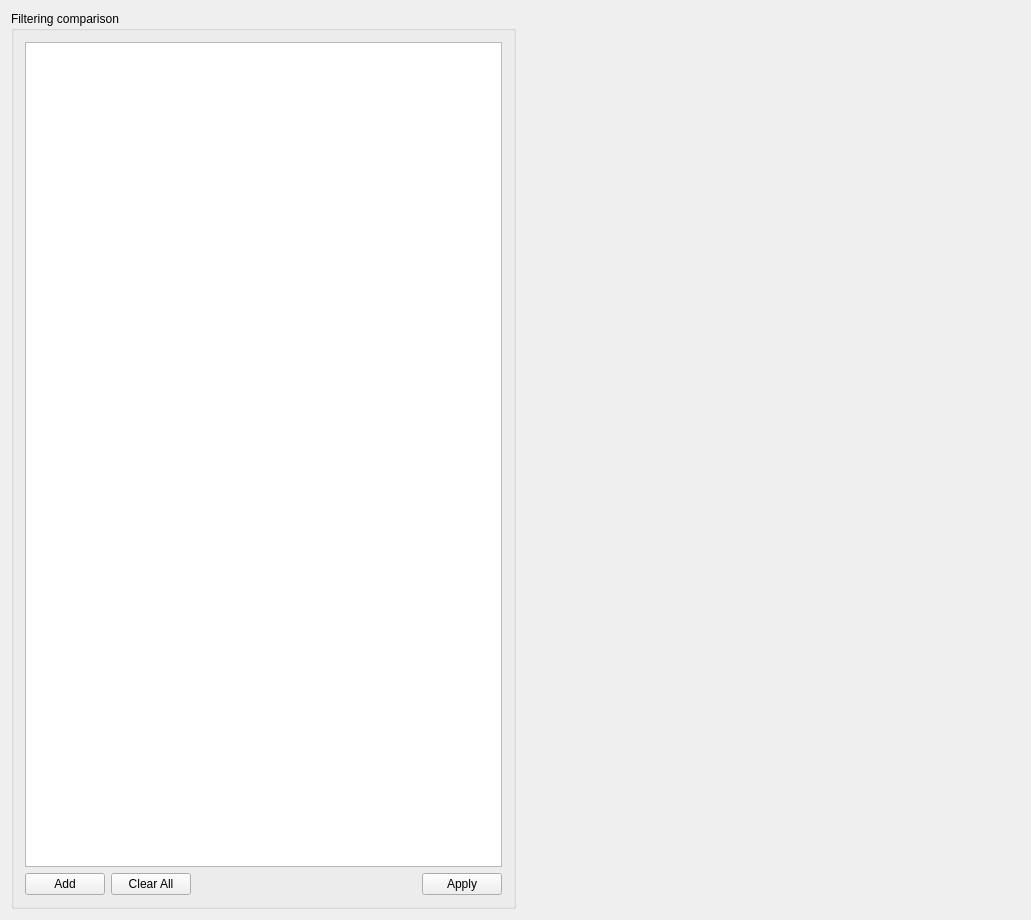
<?xml version="1.0" encoding="UTF-8"?>
<ui version="4.0">
 <class>zH0GUI</class>
 <widget class="QWidget" name="zH0GUI">
  <property name="geometry">
   <rect>
    <x>0</x>
    <y>0</y>
    <width>1031</width>
    <height>920</height>
   </rect>
  </property>
  <property name="windowTitle">
   <string>zH0</string>
  </property>
  <layout class="QVBoxLayout" name="verticalLayout_3">
   <item>
    <layout class="QVBoxLayout" name="verticalLayout_2" stretch="1,0">
     <item>
      <layout class="QGridLayout" name="signalsLayout"/>
     </item>
     <item>
      <layout class="QHBoxLayout" name="horizontalLayout_2">
       <item>
        <widget class="QGroupBox" name="groupBox">
         <property name="title">
          <string>Filtering comparison</string>
         </property>
         <layout class="QVBoxLayout" name="verticalLayout">
          <item>
           <widget class="QTableView" name="tableView">
            <property name="editTriggers">
             <set>QAbstractItemView::AnyKeyPressed|QAbstractItemView::DoubleClicked|QAbstractItemView::EditKeyPressed|QAbstractItemView::SelectedClicked</set>
            </property>
           </widget>
          </item>
          <item>
           <layout class="QHBoxLayout" name="horizontalLayout">
            <item>
             <widget class="QPushButton" name="buttonAdd">
              <property name="text">
               <string>Add</string>
              </property>
             </widget>
            </item>
            <item>
             <widget class="QPushButton" name="buttonClear">
              <property name="text">
               <string>Clear All</string>
              </property>
             </widget>
            </item>
            <item>
             <spacer name="horizontalSpacer">
              <property name="orientation">
               <enum>Qt::Horizontal</enum>
              </property>
              <property name="sizeHint" stdset="0">
               <size>
                <width>40</width>
                <height>20</height>
               </size>
              </property>
             </spacer>
            </item>
            <item>
             <widget class="QPushButton" name="buttonApply">
              <property name="text">
               <string>Apply</string>
              </property>
             </widget>
            </item>
           </layout>
          </item>
         </layout>
        </widget>
       </item>
       <item>
        <spacer name="horizontalSpacer_2">
         <property name="orientation">
          <enum>Qt::Horizontal</enum>
         </property>
         <property name="sizeHint" stdset="0">
          <size>
           <width>40</width>
           <height>20</height>
          </size>
         </property>
        </spacer>
       </item>
      </layout>
     </item>
    </layout>
   </item>
  </layout>
 </widget>
 <layoutdefault spacing="6" margin="11"/>
 <resources/>
 <connections/>
</ui>
